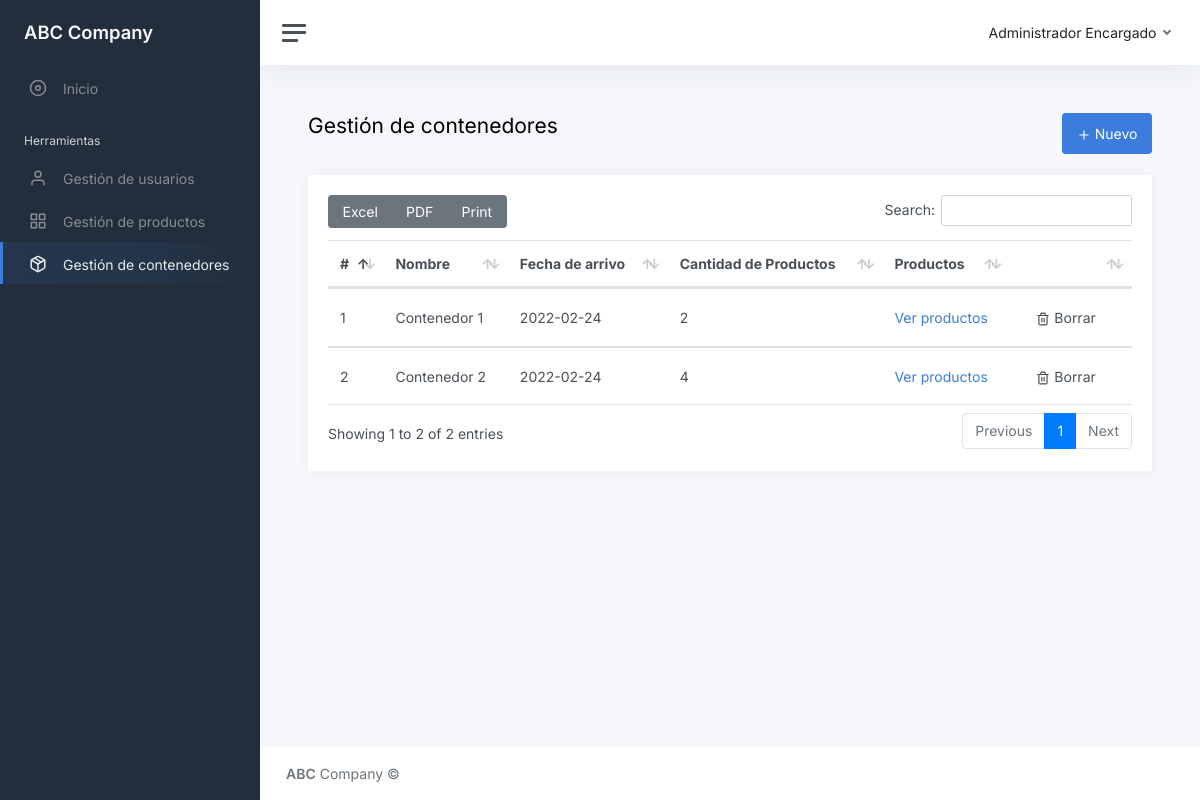
The app's page /abc/?p=contenedores (signed in) with its own data.
### tables this page shows
CREATE TABLE `contenedores` (
  `id_contenedor` int(11) NOT NULL,
  `nombre_contenedor` varchar(50) NOT NULL,
  `fecha_arrivo` date NOT NULL
);

### abc/paginas/contenedores.php
<div class="row">
	<div class="col">
		<h1 class="h3 mb-3">Gestión de contenedores</h1>
	</div>
	<div class="col d-flex justify-content-end">
		<button class="btn btn-primary" id="btnContenedor"><i class="align-middle" data-feather="plus"></i> Nuevo</button>
	</div>
</div>
<br>
<?php
	$query = "SELECT a.id_contenedor, a.nombre_contenedor, a.fecha_arrivo
			   FROM CONTENEDORES a;";
	$result = $con -> query($query);
?>
<div class="row">
	<div class="col-12">
		<div class="card">
			<div class="card-body">
				<table class="table table-hover my-0" id="tablacont">
					<thead>
						<tr>
							<th>#</th>
							<th>Nombre</th>
							<th>Fecha de arrivo</th>
							<th>Cantidad de Productos</th>
							<th>Productos</th>
							<th></th>
						</tr>
					</thead>
					<tbody>
						<?php
							while($row = $result->fetch_array(MYSQLI_ASSOC)){
								$id = $row['id_contenedor'];
								$query1 = "SELECT COUNT(id_producto) AS contar FROM `prod_contenedor` WHERE id_contenedor='$id'";
								$result1 = $con -> query($query1);
						?>
						<tr>
							<td><?php echo $row['id_contenedor']; ?></td>
							<td><?php echo $row['nombre_contenedor']; ?></td>
							<td><?php echo $row['fecha_arrivo']; ?></td>
							<?php while($row1 = $result1->fetch_array(MYSQLI_ASSOC)){ ?>
							<td><?php echo $row1['contar']; ?></td>
							<?php } ?>
							<td>
								<a href="#" id="btnVerPro" name="btnVerPro" value="<?php echo $id; ?>">Ver productos</a>
							</td>
							<td>
								<button value="<?php echo $row['id_contenedor']; ?>" id="btnDelCont" name="btnDelPro" class="btn" type="button"><i class="align-middle" data-feather="trash-2"></i> Borrar</button>
							</td>
						</tr>
						<?php } ?>
					</tbody>
				</table>
			</div>
		</div>
	</div>
</div>

### records on screen
contenedores: id_contenedor "1", nombre_contenedor "Contenedor 1", fecha_arrivo "2022-02-24", contar "2"
contenedores: id_contenedor "2", nombre_contenedor "Contenedor 2", fecha_arrivo "2022-02-24", contar "4"

### other values on screen
$_SESSION['nombre'] "Administrador Encargado"
